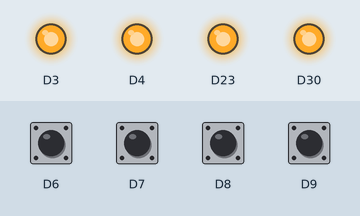
A sketch run on a simulated nRF52 board. Parts: output pins drawn as LEDs (lit = HIGH). The inputs (shaded band) are chosen by the test bench; at power-on: D6–9 HIGH. What the sketch prints to the serial monitor is not drawn.

Above: at 1.2 s.
1.3 s: D6 pulled LOW for 0.15 s
At 1.37 s:
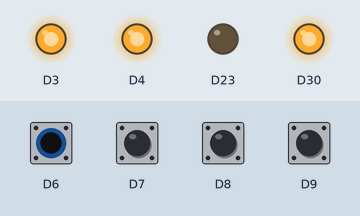
2.9 s: D7 pulled LOW for 0.15 s
At 2.97 s:
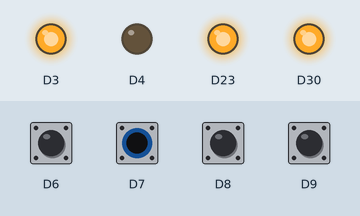
4.5 s: D8 pulled LOW for 0.15 s
At 4.57 s:
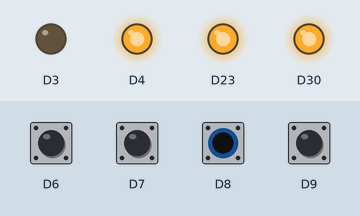
6.1 s: D9 pulled LOW for 0.15 s
At 6.17 s:
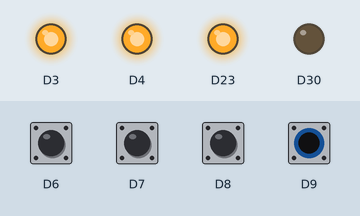
7.7 s: D6 driven LOW and D7 driven LOW
At 8.4 s:
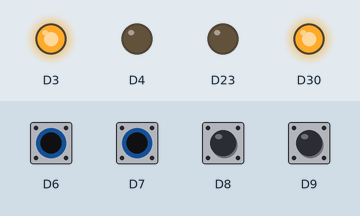
9.2 s: D8 pulled LOW for 1 s
At 9.6 s:
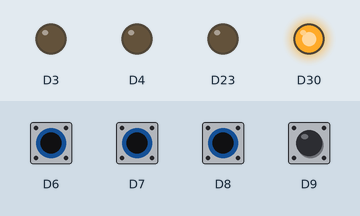
Timing chart, 0 to 12.2 s (numbered marks = the images above; inputs shaded):
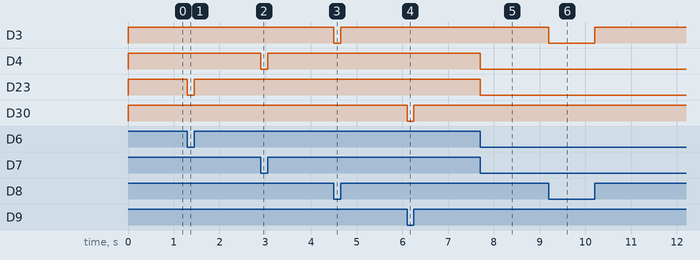

The sketch:

test_pushbutton.ino
```cpp
#include <Wire.h>
#include "bluefruit.h"
// the setup function runs once when you press reset or power the board
void setup() {
// the pins are defined in bsp package **/packages/**vendor/**hardware/nrf52/*version/variants/boardname file
// variant.h define the index, variant.cpp has the array.
  Serial.begin(9600);
  // while (!Serial)
  //   ;
  pinMode(LED_BLUE, OUTPUT);
  pinMode(LED_RED, OUTPUT);
  pinMode(LED_GREEN, OUTPUT);
  pinMode(23, OUTPUT);


pinMode(D6, INPUT_PULLUP);
  pinMode(D7, INPUT_PULLUP);
  pinMode(D8, INPUT_PULLUP);
  pinMode(D9, INPUT_PULLUP);
  pinMode(D10, INPUT_PULLUP);

    digitalWrite(D6, HIGH);
  digitalWrite(D7, HIGH);
  digitalWrite(D8, HIGH);
  digitalWrite(D9, HIGH);
  digitalWrite(D10, HIGH);
}


void loop() {
  // The  leds shall light up after push keys
  digitalWrite(LED_BLUE, digitalRead(D7));
  digitalWrite(LED_RED, digitalRead(D8));
  digitalWrite(LED_GREEN, digitalRead(D9));
  digitalWrite(23, digitalRead(D6));
  Serial.println(digitalRead(D6));
}
```

Measured:
- after the input at 1.3 s, D23: HIGH → LOW at once, → HIGH 0.15 s later
- after the input at 2.9 s, D4: HIGH → LOW at once, → HIGH 0.15 s later
- after the input at 4.5 s, D3: HIGH → LOW at once, → HIGH 0.15 s later
- after the input at 6.1 s, D30: HIGH → LOW at once, → HIGH 0.15 s later
- after the input at 7.7 s, D4, D23: HIGH → LOW at once
- after the input at 9.2 s, D3: HIGH → LOW at once, → HIGH 1.0 s later
